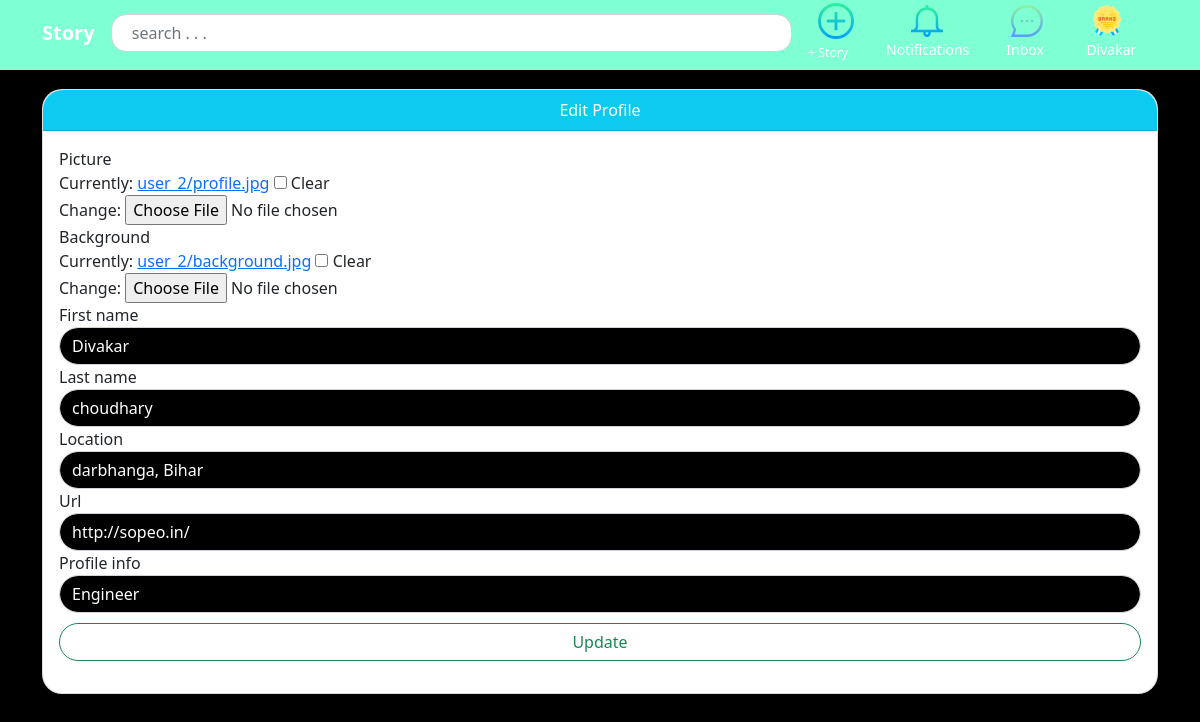
The page /user/profile/edit (signed in) on the database its author committed.
### authy/models.py (models this page shows, shortened)
class Profile(models.Model):
	user = models.OneToOneField(User, on_delete=models.CASCADE, related_name='profile')
	first_name = models.CharField(max_length=50, null=True, blank=True)
	last_name = models.CharField(max_length=50, null=True, blank=True)
	location = models.CharField(max_length=50, null=True, blank=True)
	url = models.CharField(max_length=80, null=True, blank=True)
	profile_info = models.TextField(max_length=150, null=True, blank=True)
	created = models.DateField(auto_now_add=True)
	favorites = models.ManyToManyField(Post)
	picture = models.ImageField(upload_to=user_directory_path, blank=True, null=True, verbose_name='Picture')
	background = models.ImageField(upload_to=user_bg__directory_path, blank=True, null=True, verbose_name='Background')

### authy/views.py (the view)
# urls.py: path('profile/edit', EditProfile, name='edit-profile'),
@login_required
def EditProfile(request):
	user = request.user.id
	profile = Profile.objects.get(user__id=user)
	BASE_WIDTH = 400
	if request.method == 'POST':
		form = EditProfileForm(request.POST, request.FILES, instance=request.user.profile)
		if form.is_valid():
			profile.picture = form.cleaned_data.get('picture')
			profile.background = form.cleaned_data.get('background')
			profile.first_name = form.cleaned_data.get('first_name')
			profile.last_name = form.cleaned_data.get('last_name')
			profile.location = form.cleaned_data.get('location')
			profile.url = form.cleaned_data.get('url')
			profile.profile_info = form.cleaned_data.get('profile_info')
			profile.save()
			return redirect('profile', request.user)
	else:
		form = EditProfileForm(instance=request.user.profile)
	context = {
		'form':form,
	}
	return render(request, 'edit_profile.html', context)

### authy/forms.py
class EditProfileForm(forms.ModelForm):
	picture = forms.ImageField(required=False)
	background = forms.ImageField(required=False)
	first_name = forms.CharField(widget=forms.TextInput(), max_length=50, required=False)
	last_name = forms.CharField(widget=forms.TextInput(), max_length=50, required=False)
	location = forms.CharField(widget=forms.TextInput(), max_length=25, required=False)
	url = forms.URLField(widget=forms.TextInput(), max_length=60, required=False)
	profile_info = forms.CharField(widget=forms.TextInput(), max_length=260, required=False)
	class Meta:
		model = Profile
		fields = ('picture', 'background','first_name', 'last_name', 'location', 'url', 'profile_info')

### direct/views.py (called while the page is built)
def checkDirects(request):
	directs_count = 0
	if request.user.is_authenticated:
		directs_count = Message.objects.filter(user=request.user, is_read=False).count()
	return {'directs_count':directs_count}

### notifications/views.py (called while the page is built)
def CountNotifications(request):
	count_notifications = 0
	if request.user.is_authenticated:
		count_notifications = Notification.objects.filter(user=request.user, is_seen=False).count()
	return {'count_notifications':count_notifications}

### image/templates/edit_profile.html (shortened to what this page needs)
{% extends 'base.html' %} {% load static %} {% load crispy_forms_tags %} {% block content %}
<div class="container my-4">
  <div class="" style="">
    <div class="card" style="border-radius:20px;">
        <form
          method="post"
          enctype="multipart/form-data"
          action=""
          role="form"
          style=""
        >
        <div class="card-header text-center bg-info text-white" style="border-top-right-radius:20px;border-top-left-radius:20px;">
       Edit Profile
        </div>
        <div class="card-body">
          <div class="field">
            <div class="file is-boxed">
              {{ form.picture | as_crispy_field }}
            </div>
          </div>
          <div class="field">
            <div class="file is-boxed">
              {{ form.background | as_crispy_field }}
            </div>
          </div>
          <div class="field">
            <div class="control">{{ form.first_name | as_crispy_field }}</div>
          </div>
          <div class="field">
            <div class="control">{{ form.last_name | as_crispy_field }}</div>
          </div>
          <div class="field">
            <div class="control">{{ form.location | as_crispy_field }}</div>
          </div>
          <div class="field">
            <div class="control">{{ form.url | as_crispy_field }}</div>
          </div>
          <div class="field">
            <div class="control">{{ form.profile_info | as_crispy_field }}</div>
          </div>
          <div class="field" style="margin-top: 10px">
            <p class="control">
              <button
                type="submit"
                style=" width: 100%; border-radius:20px; "
                value="login"
                class="btn btn-outline-success"
              >
                Update
              </button>
            </p>
          </div>
          </div>
        </form>
    </div>
  </div>
</div>
{% endblock %}

### image/templates/base.html (shortened to what this page needs)
{% load static %}
<!DOCTYPE html>
<html>
  <head>
    <link
      rel="stylesheet"
      href="https://cdn.jsdelivr.net/npm/bootstrap@5.1.1/dist/css/bootstrap.min.css"
    />
    <link href="https://cdn.jsdelivr.net/npm/bootstrap@5.0.0-beta1/dist/css/bootstrap.min.css" rel="stylesheet">
  </head>
  <body style="background-color:black !important;">
	<nav class="navbar navbar-expand-lg navbar-dark " id="navvvvvv" style="position: fixed;
	color:white;
  background-color:black;
    height: 75px;
    margin-top: -5px;
    top: 0;
    left: 0;
    right: 0;
    z-index: 1098;">
		<div class="container" style="display: flex;
    -ms-flex-wrap: wrap;
    flex-wrap: nowrap;
    -ms-flex-align: center;
    align-items: center;
    -ms-flex-pack: justify;
    justify-content: space-between;
    flex-direction: row;
    align-content: center;">
		  <a class="navbar-brand" style="color:white;"   href="{% url 'index' %}"><b>Story</b></a>
		  	<form class="form-inline " style="width:100%; margin:auto;"  >
		      <div class="input-group"  >
				  <a style="text-decoration:none; width:100%;" href="{% url 'search' %}"><input name="q" type="text" value="{{ request.GET.q }}" style="  border-radius:15px;width:100%; margin:auto;" class="form-control"  placeholder="  search . . ." /></a>
				</div>
		    </form>
        <a style="text-decoration:none; " class="nav-link" href="{% url 'newpost' %}"><img id="" style="height:36px; padding-left:10px;"   src="../../../../static/img/add.png">
          <br> <small> <small style="color:white; text-decoration:none; margin-top:-15px;" >+ Story</small></small></a>
         <a
           href="{% url 'show-notifications' %}"
           class="nav-link"
           style="color: white;"
         >
           <img
             style="padding-left: 25px"
             class=""
             src="../../../../static/img/notification-bell.png"
           />
           <small>Notifications</small>
         </a>
         <a href="{% url 'inbox' %}" class="nav-link" style="color: white;">
           <img
             style="padding-left: 5px"
             class=""
             src="../../../../../static/img/speech-bubble.png"
           />
           <small>Inbox</small>
         </a>
      {% if user.is_authenticated %}
      <a href="{% url 'profile' request.user %}" class="nav-link " style="color:white;">
        {% if request.user.profile.picture %}
        <img style="height:32px; width:32px; border-radius:50px; margin-left:5px;" class="" src="{{ request.user.profile.picture.url }}">
        <small>{{ request.user.profile.first_name }}</small>
        {% else %}
        <img style="height:32px; width:32px; border-radius:50px;  " class="" src="../../../../../static/img/user.png">
        <small>{{ request.user.username }}</small>
        {% endif %}</a>
        {% else %}
        <a href="{% url 'login' %}" class="nav-link " style="color:white;">
        <img style="height:32px; width:32px; border-radius:50px;  " class="" src="../../../../../static/img/user.png">
        <small>login</small>
        </a>
        {% endif %}
		</div>
	</nav>
    <div class="container-fluid" style="padding-top:65px; padding-bottom:85px; background-color:black">
      {% block content %}
      {% endblock %}
    </div>
  </body>
</html>

### image/templates/edit_profile.html (style rules this page uses)
nav { background-color: aquamarine !important; }
body { background-color: aquamarine; }
#id_first_name { background-color: black; color: white; border-radius: 20px; }
#id_last_name { background-color: black; color: white; border-radius: 20px; }
#id_url { background-color: black; color: white; border-radius: 20px; }
#id_location { background-color: black; color: white; border-radius: 20px; }
#id_profile_info { background-color: black; color: white; border-radius: 20px; }
#id_picture { width:90%; }
#id_background { width:90%; }

### rows shown on the page
Profile: first_name "Divakar", last_name "choudhary", location "darbhanga, Bihar", url "http://sopeo.in/", profile_info "Engineer"

### other values the page prints
{{ request.user.profile.first_name }} "Divakar"
